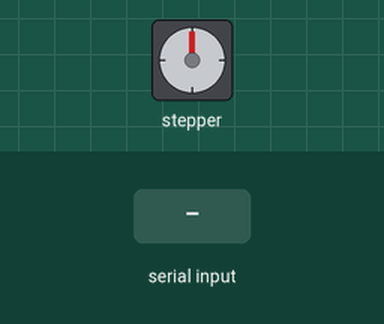
Simulated run of this sketch. Board: Arduino Due. On the bench: stepper motor. Wiring (inferred from the names in the program): stepper motor driver (200 steps per turn assumed): step D11; direction D12; enable D13. The inputs (shaded band) are chosen by the test bench. What the sketch prints to the serial monitor is not drawn.

Above: at 0.8 s.
0.9 s: byte 30 received over Serial
At 6.6 s:
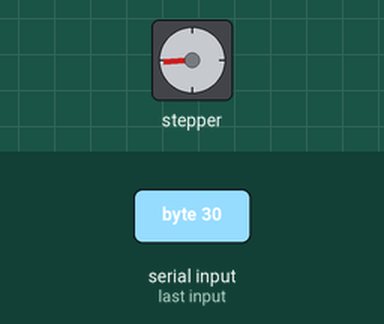
At 27.8 s:
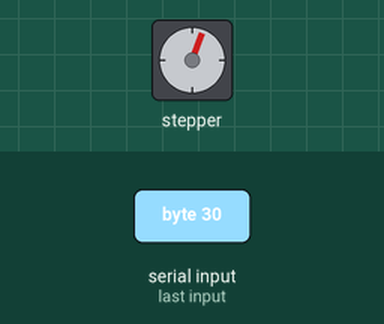
Timing chart, 0 to 37.0 s (numbered marks = the images above; inputs shaded):
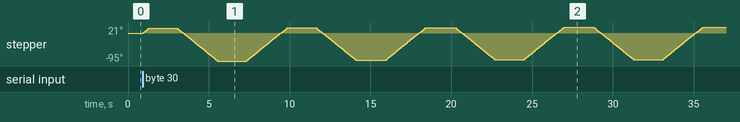

Measured:
- after the input at 0.9 s, stepper: turns 16° clockwise in 0.33 s, then 111° counter-clockwise in 2.4 s, then 113° clockwise in 2.5 s, then 111° counter-clockwise in 2.4 s, and so on

The sketch:

Random_input_motion_profile_condition1.ino
```cpp
#include <DueTimer.h>
// togp = pulse toggle after pulse width
// togd = direction toggle after half time period
int togp=0;
int togd=0;
double pulseWidth=0;
double vel=0;

//motion variables
double Amp1 = 0.008836*2*180/PI; // converted in degrees
double Amp2 = 0.008861*2*180/PI;
double Amp3 = 0.009528*2*180/PI;
double Amp4 = 0.008116*2*180/PI;
double Amp5 = 0.01016*2*180/PI;

double f1 = 0.1165*2*PI;
double f2 = 0.2329*2*PI;
double f3 = 0.2912*2*PI;
double f4 = 0.3078*2*PI;
double f5 = 0.1581*2*PI;

void setup() {
  // put your setup code here, to run once:
  Serial.begin(115200);
  pinMode(11, OUTPUT); // pulse pin
  pinMode(12, OUTPUT); // direction pin
  pinMode(13, OUTPUT); // enable pin

  int command =0;

  Serial.println("enter 1 to start");

  while (!Serial.available());{
    command = Serial.read();
    if(command = 1)
    {
      digitalWrite(13, LOW); //for active low condition, otherwise HIGH
    }
  }
  digitalWrite(12, LOW);
}

  //----------------------------
  //---pulse toggle function---
  //----------------------------
void changepul() {
  togp = ~togp;
  digitalWrite(11, togp);
}


void loop() {
  //  USING FORMULA
    /*  Motor Speed (d/s) = {(10^6)*360}/{(Pulsewidth*2)*SPR}
    SPR = 1600
    */
  vel = 100*(Amp1*f1*cos(f1*millis()/(1000)));
//  Serial.println(vel);
  if (vel>=0){
    digitalWrite(12,HIGH);
    pulseWidth= 1000*1000*1.8/(2*vel);
    Timer.setPeriod(pulseWidth).start().attachInterrupt(changepul);
//    Serial.println(pulseWidth);
  }
  if (vel<0){
    digitalWrite(12,LOW);
    pulseWidth= (-1)*1000*1000*1.8/(2*vel);
    Timer.setPeriod(pulseWidth).start().attachInterrupt(changepul);
//    Serial.println(pulseWidth);
  }
  delay(20);
//  Serial.println("----");
}
```
